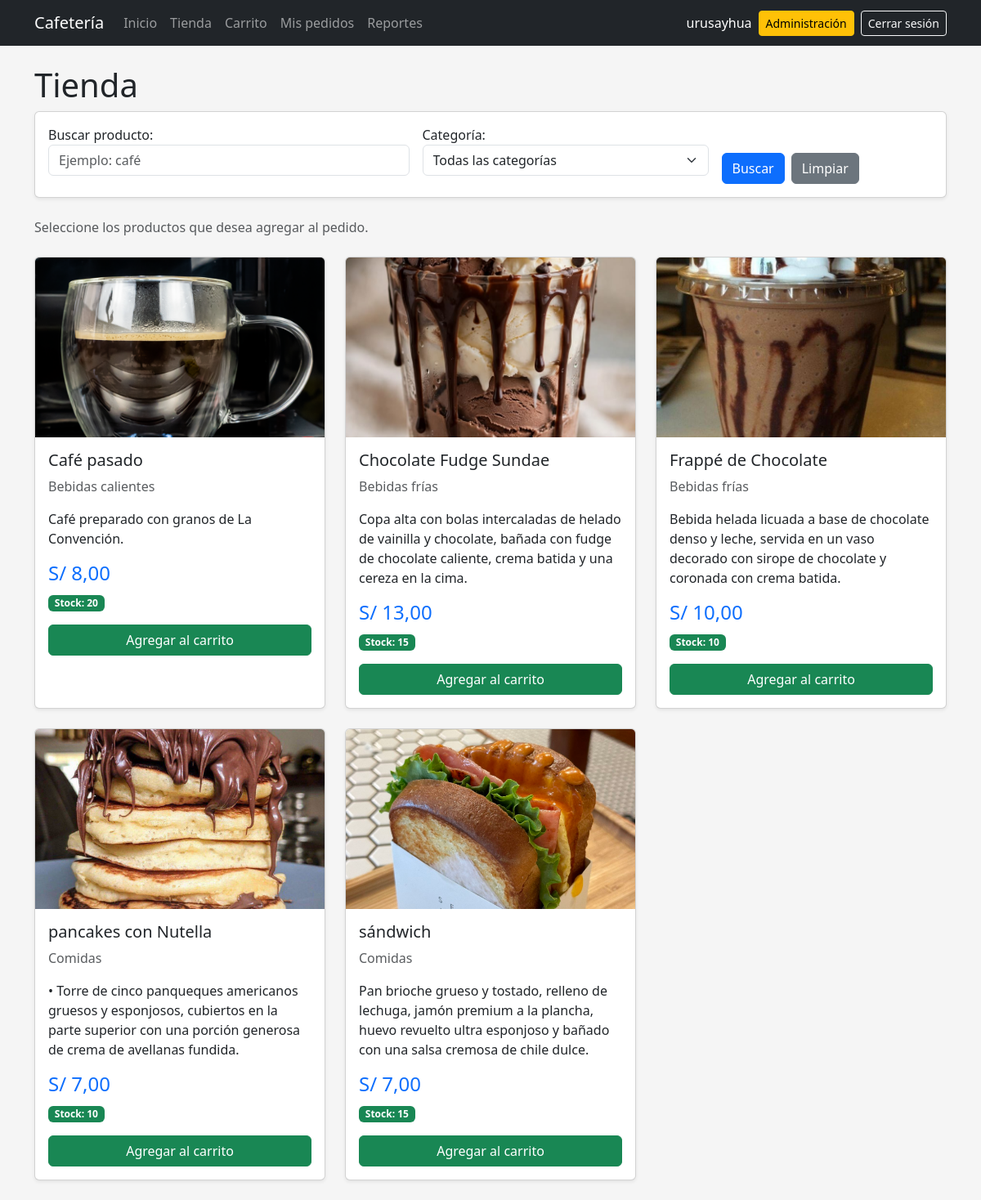
The app's page /tienda/ (signed in), older data.
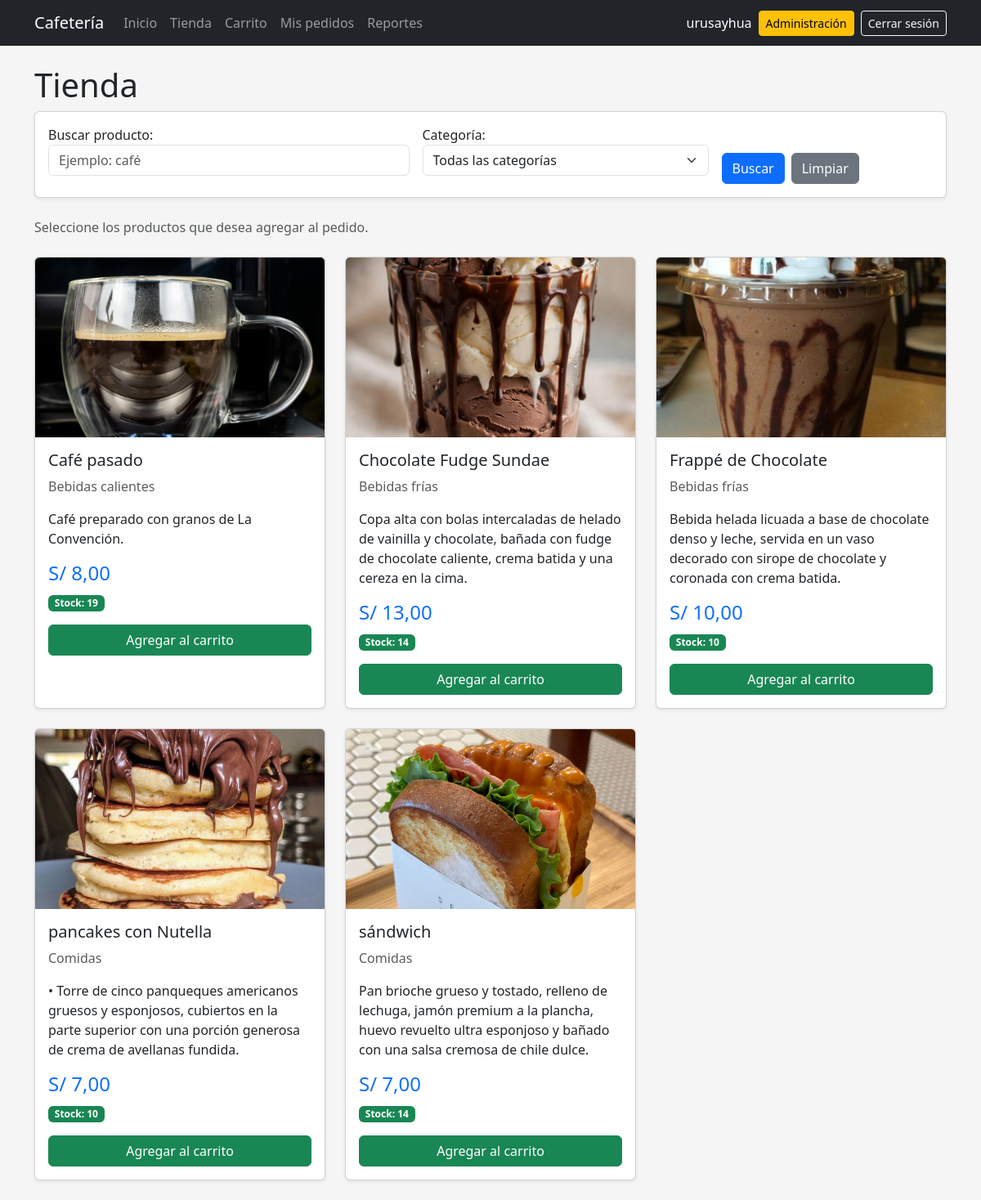
The same page, newer data.
### pedidos/models.py (models this page shows, shortened)
class Producto(models.Model):
    nombre = models.CharField(max_length=100)
    descripcion = models.TextField(blank=True)
    categoria = models.ForeignKey(
        Categoria,
        on_delete=models.SET_NULL,
        null=True,
        blank=True,
        related_name="productos",
    )
    precio = models.DecimalField(
        max_digits=8,
        decimal_places=2,
    )
    stock = models.PositiveIntegerField(default=0)
    imagen = models.ImageField(
        upload_to="productos/",
        blank=True,
    )
    activo = models.BooleanField(default=True)
    class Meta:
        ordering = ["nombre"]

class Categoria(models.Model):
    nombre = models.CharField(max_length=100)
    descripcion = models.TextField(blank=True)
    activo = models.BooleanField(default=True)
    def __str__(self):
        return self.nombre
    class Meta:
        verbose_name = "Categoría"
        verbose_name_plural = "Categorías"
        ordering = ["nombre"]

### pedidos/views.py (the view, shortened to what this page needs)
@login_required
def tienda(request):
    productos = (
        Producto.objects
        .filter(
            activo=True
        )
        .select_related(
            "categoria"
        )
        .order_by(
            "nombre"
        )
    )
    form = ProductoFiltroForm(
        request.GET or None
    )
    return render(
        request,
        "tienda/lista.html",
        {
            "productos": productos,
            "form": form,
        },
    )

### pedidos/forms.py
class ProductoFiltroForm(forms.Form):
    busqueda = forms.CharField(
        required=False,
        label="Buscar producto",
        widget=forms.TextInput(
            attrs={
                "class": "form-control",
                "placeholder": "Ejemplo: café",
            }
        ),
    )
    categoria = forms.ModelChoiceField(
        required=False,
        queryset=Categoria.objects.filter(
            activo=True
        ).order_by("nombre"),
        empty_label="Todas las categorías",
        label="Categoría",
        widget=forms.Select(
            attrs={
                "class": "form-select",
            }
        ),
    )

### pedidos/templates/tienda/lista.html (shortened to what this page needs)
{% extends "base.html" %}
{% block content %}
<div class="mb-4">
    <h1>
        Tienda
    </h1>
<div class="card mb-4 shadow-sm">
    <div class="card-body">
        <form method="get">
            <div class="row g-3 align-items-end">
                <div class="col-md-5">
                    {{ form.busqueda.label_tag }}
                    {{ form.busqueda }}
                </div>
                <div class="col-md-4">
                    {{ form.categoria.label_tag }}
                    {{ form.categoria }}
                </div>
                <div class="col-md-3">
                    <div class="d-flex gap-2">
                        <button
                            type="submit"
                            class="btn btn-primary"
                        >
                            Buscar
                        </button>
                        <a
                            href="{% url 'tienda' %}"
                            class="btn btn-secondary"
                        >
                            Limpiar
                        </a>
                    </div>
                </div>
            </div>
        </form>
    </div>
</div>
    <p class="text-muted">
        Seleccione los productos
        que desea agregar al pedido.
    </p>
</div>
<div class="row g-4">
{% for producto in productos %}
<div class="col-md-6 col-lg-4">
    <div class="card h-100 shadow-sm">
        {% if producto.imagen %}
        <img
            src="{{ producto.imagen.url }}"
            class="card-img-top producto-imagen"
            alt="{{ producto.nombre }}"
        >
        {% else %}
        <div class="producto-sin-imagen">
            Sin imagen
        </div>
        {% endif %}
        <div class="card-body">
            <h5 class="card-title">
                {{ producto.nombre }}
            </h5>
            <p class="text-muted">
                {% if producto.categoria %}
                    {{ producto.categoria.nombre }}
                {% else %}
                    Sin categoría
                {% endif %}
            </p>
            <p>
                {{ producto.descripcion }}
            </p>
            <h4 class="text-primary">
                S/ {{ producto.precio }}
            </h4>
            {% if producto.stock > 0 %}
            <p>
                <span class="badge text-bg-success">
                    Stock:
                    {{ producto.stock }}
                </span>
            </p>
            <form
                method="post"
                action="{% url 'agregar_producto' producto.id %}"
            >
                <button
                    type="submit"
                    class="btn btn-success w-100"
                >
                    Agregar al carrito
                </button>
            </form>
            {% endif %}
        </div>
    </div>
</div>
{% empty %}
<div class="col-12">
    <div class="alert alert-info">
        No existen productos disponibles.
    </div>
</div>
{% endfor %}
</div>
{% endblock %}

Row changes from the older to the newer data that the page shows:
changed Producto "Café pasado": stock "20" → "19"
changed Producto "Chocolate Fudge Sundae": stock "15" → "14"
changed Producto "sándwich": stock "15" → "14"
